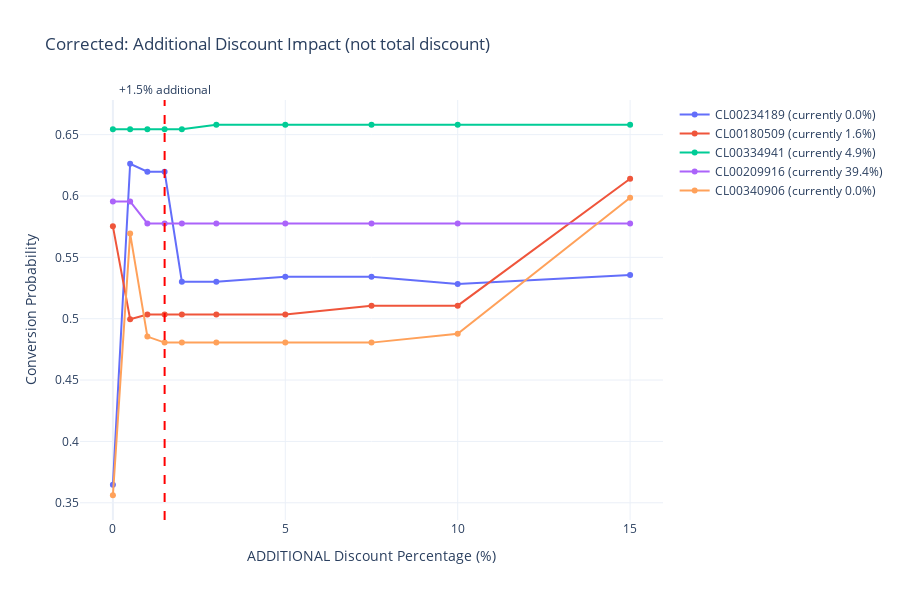

Notebook code cell kept with this figure:
### Code cell
# CORRECT THE DISCOUNT PLOTS TO SHOW ADDITIONAL DISCOUNT
print("\n=== CORRECTING PLOTS: SHOWING ADDITIONAL DISCOUNT ===")

# First, calculate current discounts for all customers
current_discounts = {}
for cust_id in selected_ids:
    cust_quotes = df_sim[df_sim['numero_compte'] == cust_id]
    if 'mt_remise_exceptionnelle_ht' in cust_quotes.columns:
        current_discount = abs(cust_quotes['mt_remise_exceptionnelle_ht'].sum())
        base_price = cust_quotes['mt_apres_remise_ht_devis'].sum()
        current_pct = (current_discount / base_price * 100) if base_price > 0 else 0
    else:
        current_pct = 0
    current_discounts[cust_id] = current_pct

print("Current discount percentages:")
for cust_id, pct in current_discounts.items():
    print(f"  {cust_id}: {pct:.1f}% discount")

# Update comparison_df to show ADDITIONAL discount, not total
comparison_df['additional_discount_pct'] = comparison_df['discount_pct']  # Rename for clarity
comparison_df['total_discount_pct'] = comparison_df['additional_discount_pct'] + comparison_df['customer_id'].map(current_discounts)

# Recreate the comparative chart with corrected labels
fig = go.Figure()

for cust_id in selected_ids:
    cust_data = comparison_df[comparison_df['customer_id'] == cust_id]
    current_pct = current_discounts[cust_id]
    
    fig.add_trace(go.Scatter(
        x=cust_data['additional_discount_pct'],  # X-axis: ADDITIONAL discount %
        y=cust_data['probability'],
        mode='lines+markers',
        name=f"{cust_id} (currently {current_pct:.1f}%)",
        hovertemplate=(
            f"Customer: {cust_id}<br>" +
            "Current discount: " + f"{current_pct:.1f}%<br>" +
            "Additional discount: %{x}%<br>" +
            "Total discount: %{customdata:.1f}%<br>" +
            "Probability: %{y:.3f}<br>" +
            "Δ from baseline: %{text:.3f}"
        ),
        customdata=cust_data['total_discount_pct'],  # Show total discount in hover
        text=cust_data['delta']
    ))

# Layout
fig.update_layout(
    title="Corrected: Additional Discount Impact (not total discount)",
    xaxis_title="ADDITIONAL Discount Percentage (%)",
    yaxis_title="Conversion Probability",
    hovermode="closest",
    template="plotly_white",
    height=600
)

# Add vertical line at 1.5% additional discount
fig.add_vline(x=1.5, line_dash="dash", line_color="red",
              annotation_text="+1.5% additional", annotation_position="top")

fig.show()

print("\n✓ Chart corrected: X-axis now shows ADDITIONAL discount %")
print("✓ Hover shows: Current discount + Additional discount = Total discount")
print("✓ This accurately reflects 'what if we add X% more discount'")

### Figure 1 — Plotly figure (JSON) as saved in the notebook; plotly's stock layout.template omitted (floating-point values rounded to 4 significant figures)
{"data": [{"customdata": [0.0, 0.5, 1.0, 1.5, 2.0, 3.0, 5.0, 7.5, 10.0, 15.0], "hovertemplate": "Customer: CL00234189<br>Current discount: 0.0%<br>Additional discount: %{x}%<br>Total discount: %{customdata:.1f}%<br>Probability: %{y:.3f}<br>Δ from baseline: %{text:.3f}", "mode": "lines+markers", "name": "CL00234189 (currently 0.0%)", "text": [0.0266, 0.2882, 0.2817, 0.2817, 0.1921, 0.1921, 0.1962, 0.1962, 0.1903, 0.1976], "type": "scatter", "x": [0.0, 0.5, 1.0, 1.5, 2.0, 3.0, 5.0, 7.5, 10.0, 15.0], "y": [0.3647, 0.6263, 0.6198, 0.6198, 0.5302, 0.5302, 0.5342, 0.5342, 0.5284, 0.5356]}, {"customdata": [1.599, 2.099, 2.599, 3.099, 3.599, 4.599, 6.599, 9.099, 11.6, 16.6], "hovertemplate": "Customer: CL00180509<br>Current discount: 1.6%<br>Additional discount: %{x}%<br>Total discount: %{customdata:.1f}%<br>Probability: %{y:.3f}<br>Δ from baseline: %{text:.3f}", "mode": "lines+markers", "name": "CL00180509 (currently 1.6%)", "text": [0.04747, -0.02815, -0.02443, -0.02443, -0.02443, -0.02443, -0.02443, -0.01715, -0.01715, 0.0863], "type": "scatter", "x": [0.0, 0.5, 1.0, 1.5, 2.0, 3.0, 5.0, 7.5, 10.0, 15.0], "y": [0.5753, 0.4996, 0.5034, 0.5034, 0.5034, 0.5034, 0.5034, 0.5106, 0.5106, 0.6141]}, {"customdata": [4.901, 5.401, 5.901, 6.401, 6.901, 7.901, 9.901, 12.4, 14.9, 19.9], "hovertemplate": "Customer: CL00334941<br>Current discount: 4.9%<br>Additional discount: %{x}%<br>Total discount: %{customdata:.1f}%<br>Probability: %{y:.3f}<br>Δ from baseline: %{text:.3f}", "mode": "lines+markers", "name": "CL00334941 (currently 4.9%)", "text": [0.0, 0.0, 0.0, 0.0, 0.0, 0.003653, 0.003653, 0.003653, 0.003653, 0.003653], "type": "scatter", "x": [0.0, 0.5, 1.0, 1.5, 2.0, 3.0, 5.0, 7.5, 10.0, 15.0], "y": [0.6544, 0.6544, 0.6544, 0.6544, 0.6544, 0.6581, 0.6581, 0.6581, 0.6581, 0.6581]}, {"customdata": [39.4, 39.9, 40.4, 40.9, 41.4, 42.4, 44.4, 46.9, 49.4, 54.4], "hovertemplate": "Customer: CL00209916<br>Current discount: 39.4%<br>Additional discount: %{x}%<br>Total discount: %{customdata:.1f}%<br>Probability: %{y:.3f}<br>Δ from baseline: %{text:.3f}", "mode": "lines+markers", "name": "CL00209916 (currently 39.4%)", "text": [0.085, 0.085, 0.06704, 0.06704, 0.06704, 0.06704, 0.06704, 0.06704, 0.06704, 0.06704], "type": "scatter", "x": [0.0, 0.5, 1.0, 1.5, 2.0, 3.0, 5.0, 7.5, 10.0, 15.0], "y": [0.5956, 0.5956, 0.5776, 0.5776, 0.5776, 0.5776, 0.5776, 0.5776, 0.5776, 0.5776]}, {"customdata": [0.0, 0.5, 1.0, 1.5, 2.0, 3.0, 5.0, 7.5, 10.0, 15.0], "hovertemplate": "Customer: CL00340906<br>Current discount: 0.0%<br>Additional discount: %{x}%<br>Total discount: %{customdata:.1f}%<br>Probability: %{y:.3f}<br>Δ from baseline: %{text:.3f}", "mode": "lines+markers", "name": "CL00340906 (currently 0.0%)", "text": [0.1063, 0.3195, 0.2356, 0.2307, 0.2307, 0.2307, 0.2307, 0.2307, 0.238, 0.3487], "type": "scatter", "x": [0.0, 0.5, 1.0, 1.5, 2.0, 3.0, 5.0, 7.5, 10.0, 15.0], "y": [0.3561, 0.5693, 0.4854, 0.4805, 0.4805, 0.4805, 0.4805, 0.4805, 0.4878, 0.5985]}], "layout": {"annotations": [{"showarrow": false, "text": "+1.5% additional", "x": 1.5, "xanchor": "center", "xref": "x", "y": 1, "yanchor": "bottom", "yref": "y domain"}], "height": 600, "hovermode": "closest", "shapes": [{"line": {"color": "red", "dash": "dash"}, "type": "line", "x0": 1.5, "x1": 1.5, "xref": "x", "y0": 0, "y1": 1, "yref": "y domain"}], "title": {"text": "Corrected: Additional Discount Impact (not total discount)"}, "xaxis": {"title": {"text": "ADDITIONAL Discount Percentage (%)"}}, "yaxis": {"title": {"text": "Conversion Probability"}}}}
